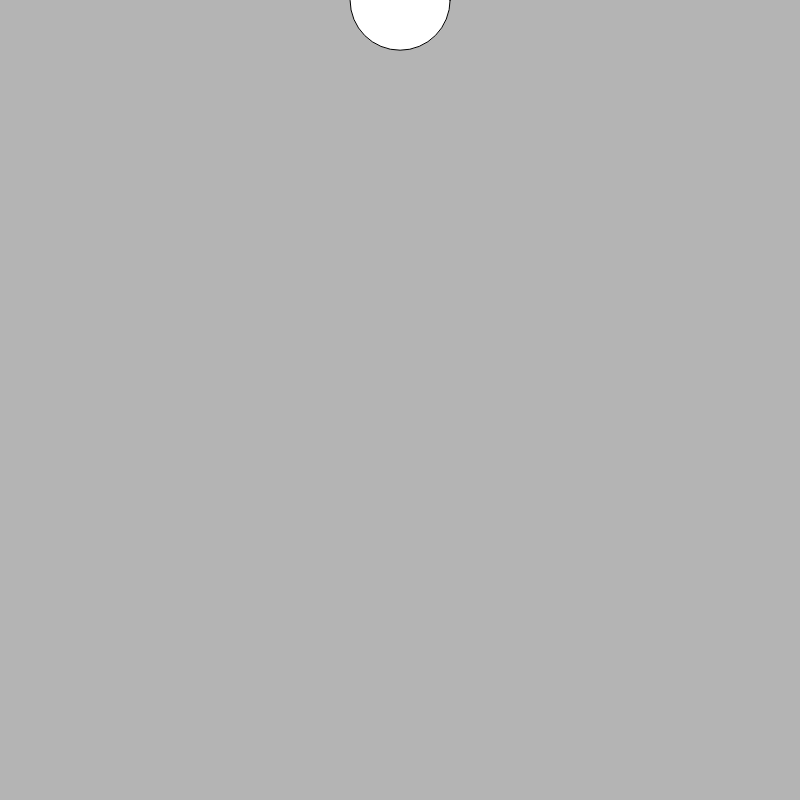
Frame 1 (no input)
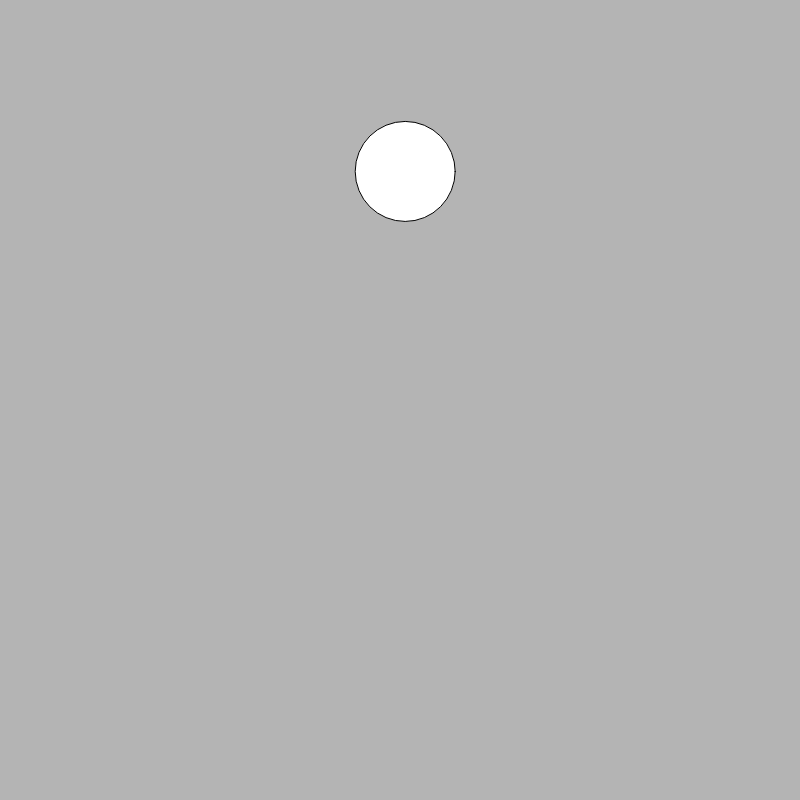
Frame 60 (no input)
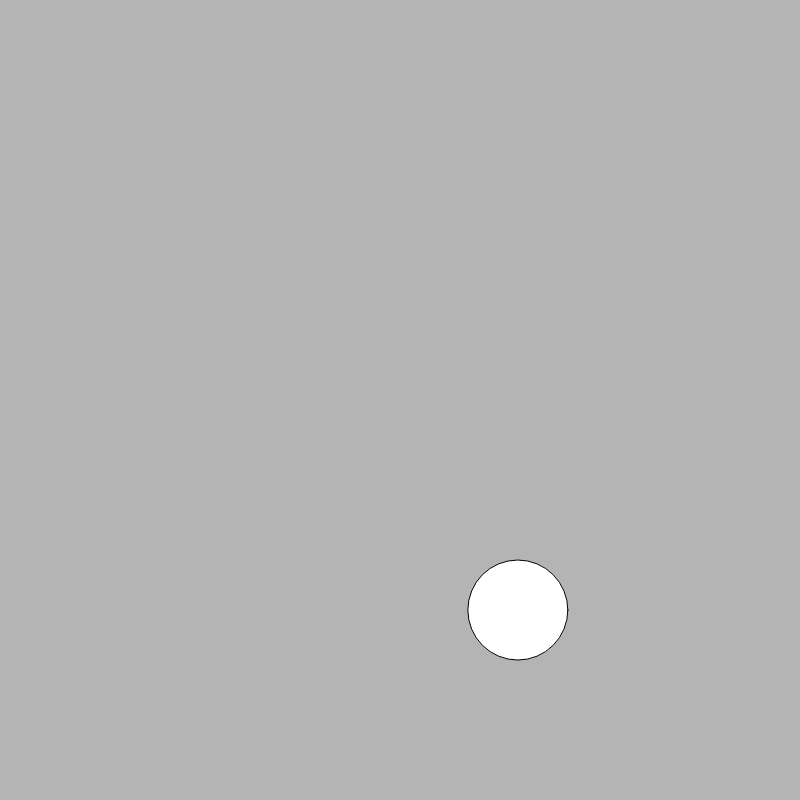
Frame 120 (the mouse pressed at the canvas centre since frame 60)

The p5.js sketch that drew these frames (run headless with seeded random() and noise() and a simulated clock; from frame 60 on, the mouse is pressed at the canvas centre):

// p5.js sketch
// ── sketch.js
let vehicle;
let gravity;

function setup(){
createCanvas(800,800);
    vehicle = new Vehicle(width/2,0);
    vehicle.applyForce(createVector(0.1,0.1));
    gravity  = createVector(0,0.1);
}

function draw(){
    background(180);
    
    if (mouseIsPressed){
        let wind;
    
        if(vehicle.pos.x < mouseX){
        wind = createVector(-1,0);
        }
        else{
        wind = createVector(1,0);
        }
        vehicle.applyForce(wind);
    }


    vehicle.applyForce(gravity);
    vehicle.bounce();
    vehicle.update();
    vehicle.display(); 

 }

 
// ── vehicle.js
class Vehicle{

constructor(x,y){
    this.pos = createVector(x,y);
    this.vel = createVector();
    this.acc = createVector();
    this.friction = 0.995;
  }
  
  applyForce(force){
    this.acc.add(force);

  }
  

  bounce(){
    if (this.pos.y > height){
        this.pos.y = height;
        this.vel.y *= -1;
    }
    if (this.pos.x > width || this.pos.x < 0){
        this.vel.x *= -1;
    }
}
    

  update(){
    this.vel.add(this.acc);
    this.pos.add(this.vel);
    this.vel.mult(this.friction);
    this.acc.mult(0);

  }
  
  display(){
    circle(this.pos.x,this.pos.y,100);
  }

}
